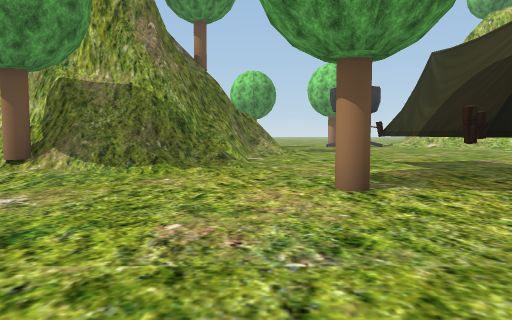
[1] (above)

24 first-person views from a walk through a scene from a Unity 3-D project. The camera is 1.2 m above the floor, tilts 4° down and sees 70° across. The floor is counted in squares, 2 m on a side. Each view is taken from the middle of a square. On the plan, view 1 faces up. The plan holds only what a view shows up to about 10 squares ahead; the rest is blank. The place goes on beyond the plan. Some trees and plants on the terrain are drawn as simple stand-ins. The player character is not drawn. Some surface patterns are stand-ins.

[2]
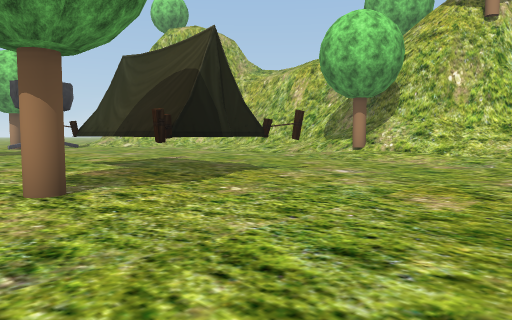

[3]
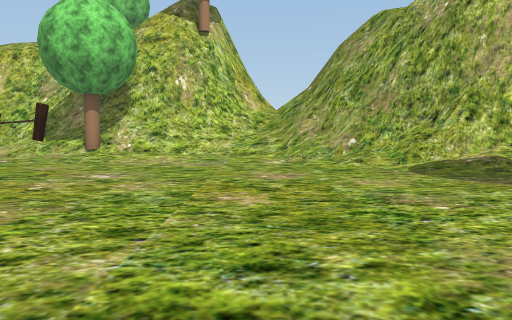

[4]
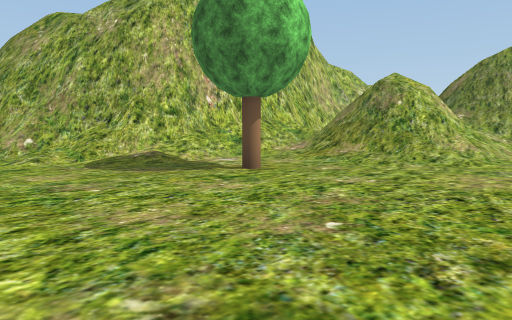

[5]
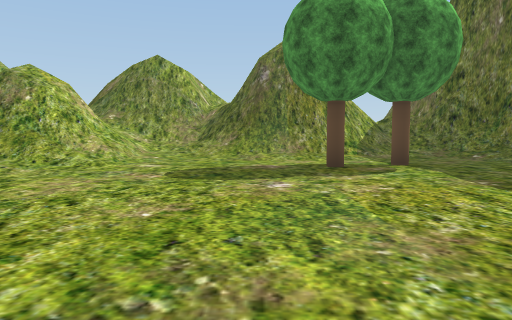

[6]
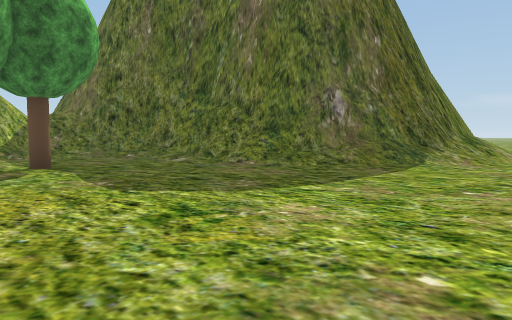

[7]
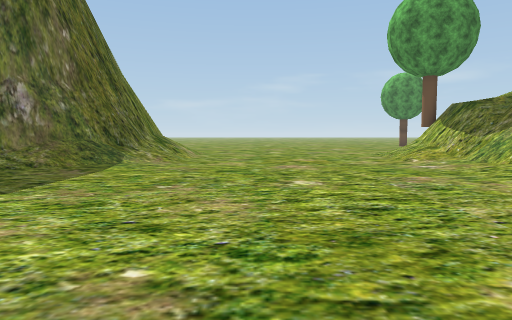

[8]
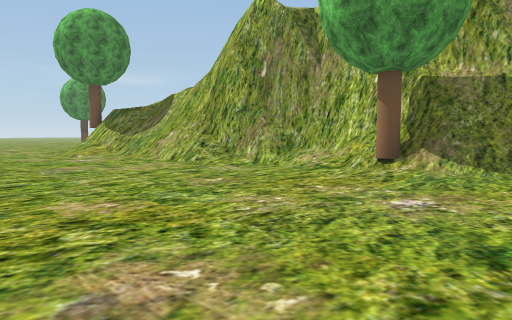

[9]
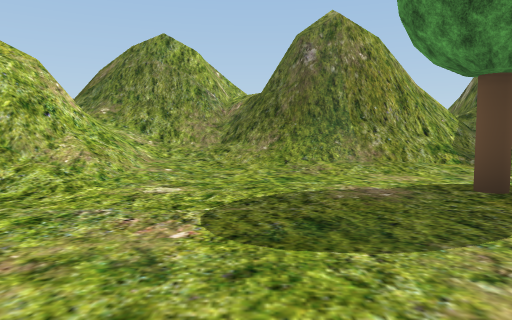

[10]
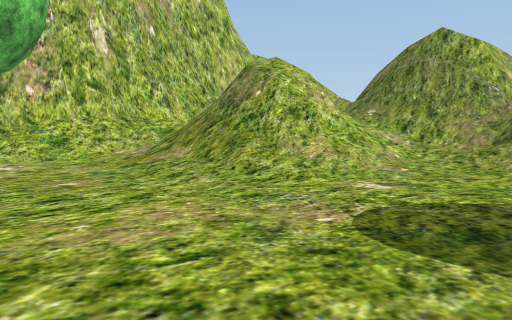

[11]
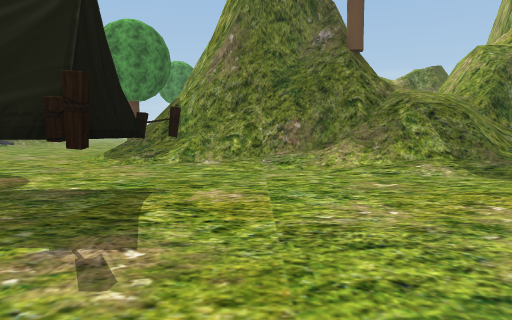

[12]
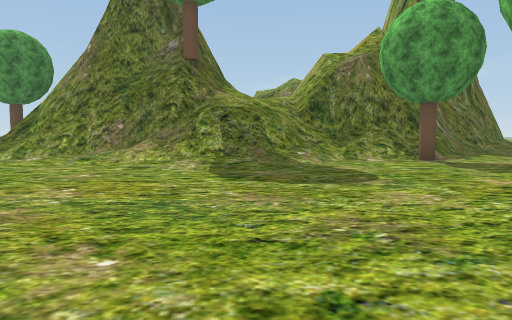

[13]
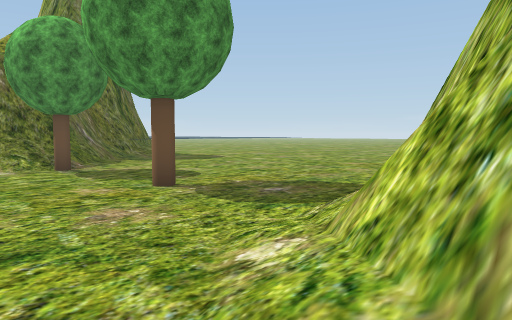

[14]
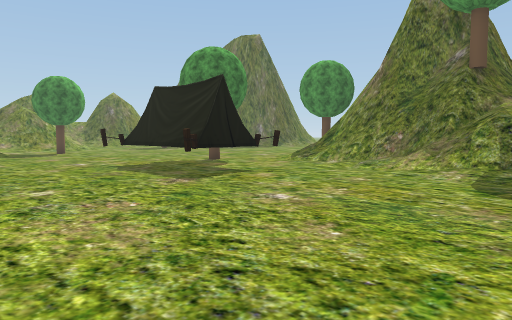

[15]
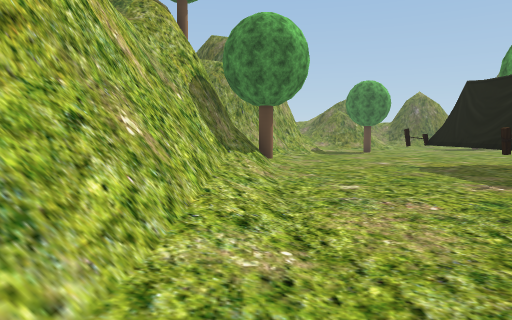

[16]
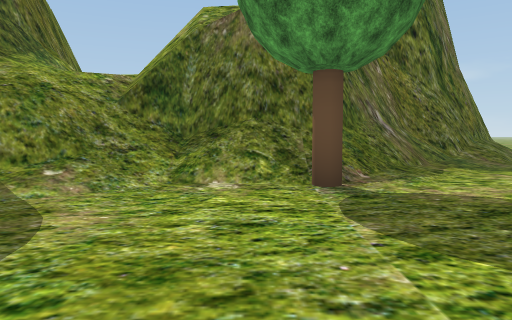

[17]
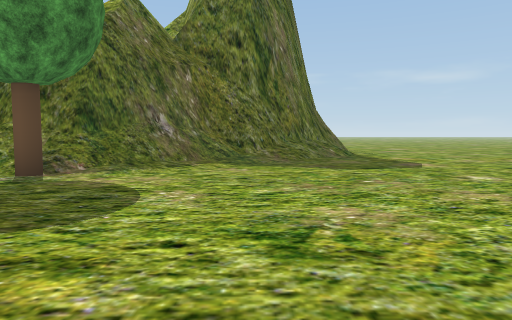

[18]
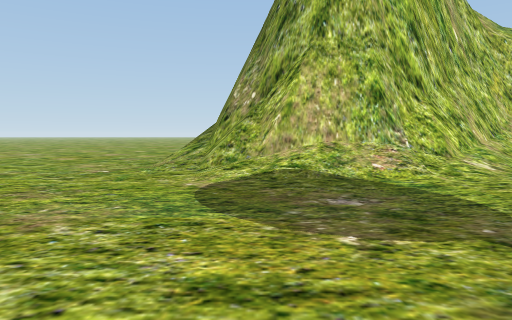

[19]
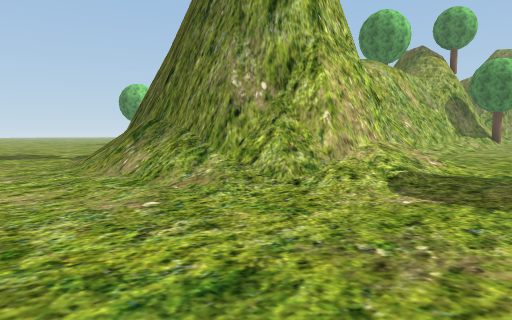

[20]
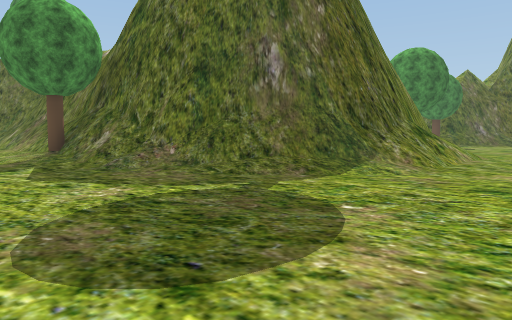

[21]
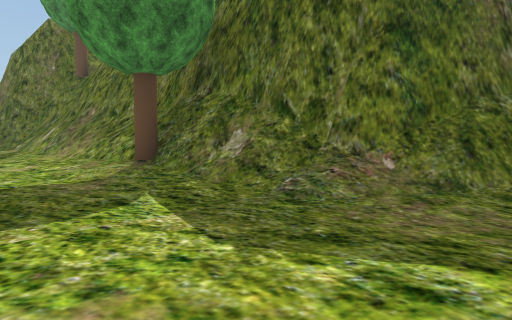

[22]
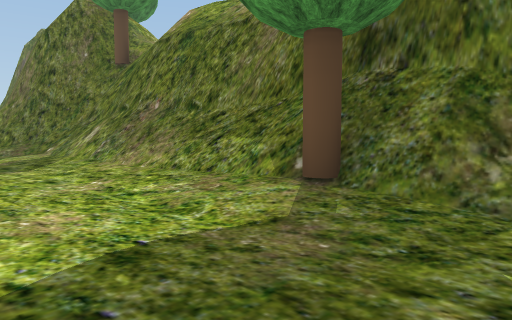

[23]
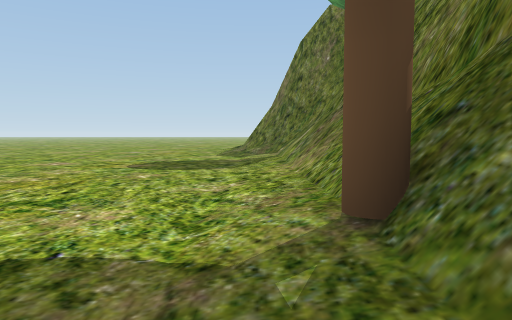

[24]
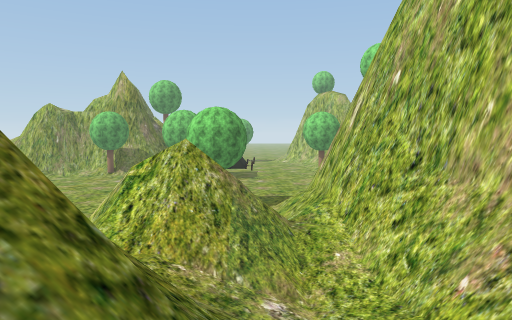

### Floor plan
Key: @ floor where view 1 was taken; # wall or solid block; . main floor; : floor 2.75 m higher than the main floor; + floor 3 m higher than the main floor; * floor 3.25 m higher than the main floor; / step, stairs or slope; = window, fence, low wall or low ledge; ≈ water the walk keeps out of; ^ raised ledge; v drop or lower ground; T tent; R tree; O other object.
Columns run from 14 left of view 1 to 18 right of it. Each row starts with its distance up from view 1.
 23          ≈≈.....  .........  ....
 22          #≈......................
 21          ##/...........///.......
 20           #/.........//####/.....
 19           ##/......../######/....
 18            ##/......./##   ##/...
 17             ##R...R../##   ##/...
 16             ##/....../##    #/...
 15            #^#/......./##   ##/..
 14            #==#/......./#   #R/..
 13            :*+=/......./#   #//..
 12          ####+=/......./#   #//..
 11          #####//......./#   #//..
 10             ##/......../#   #//..
  9             ##/......../#   #//..
  8           ####/.T..T.../#   #//..
  7      ######/#=/..#T..../#   #//..
  6   //v####//R//...##...//#   #//..
  5  R#//=///.//...O.##.../R#   ##/
  4  ///./.........RTTTT..//#    #/
  3  .....................//#
  2  .....................//##
  1  .....................///
  0  .............@......///=
 -1  ..................../=##
 -2  ///................//##
 -3 =###/.............R./##
 -4    ##/............../#
 -5     ##/............./#
 -6      #/........./////#
 -7      ##..R.R...//////#
 -8      ##/......./=/#=/#
 -9       #/..///../#////#
-10       #//////////////#
-11         /=###////////#
-12         /#####///////#
-13             ##=###=/ #
-14               ##v#=/
-15               v/  //
-16                    /

Where each view was taken, in squares from view 1:
view 1: 0 up, 0 right, facing up
view 2: 0 up, 0 right, facing up-right
view 3: 1 up, 0 right, facing right
view 4: 1 up, 1 left, facing down-right
view 5: 0 up, 2 left, facing down
view 6: 0 up, 3 left, facing down-left
view 7: 0 up, 3 left, facing left
view 8: 0 up, 1 left, facing up-left
view 9: 3 down, 1 left, facing down
view 10: 3 down, 2 left, facing down-right
view 11: 9 up, 7 right, facing left
view 12: 13 up, 8 right, facing left
view 13: 14 up, 9 right, facing up-left
view 14: 14 up, 9 right, facing down-left
view 15: 14 up, 9 right, facing down
view 16: 16 up, 4 right, facing left
view 17: 20 up, 5 right, facing left
view 18: 19 up, 2 right, facing right
view 19: 23 up, 5 right, facing down-right
view 20: 23 up, 18 right, facing down-left
view 21: 19 up, 18 right, facing down-left
view 22: 16 up, 18 right, facing down-left
view 23: 16 up, 16 right, facing down
view 24: 16 down, 5 right, facing up
